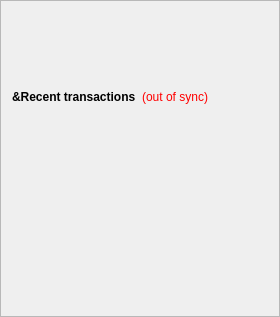
        <widget class="QFrame" name="frame_2">
         <property name="frameShape">
          <enum>QFrame::StyledPanel</enum>
         </property>
         <property name="frameShadow">
          <enum>QFrame::Raised</enum>
         </property>
         <layout class="QVBoxLayout" name="verticalLayout">
          <item>
           <spacer name="verticalSpacer_3">
            <property name="orientation">
             <enum>Qt::Vertical</enum>
            </property>
            <property name="sizeType">
             <enum>QSizePolicy::Fixed</enum>
            </property>
            <property name="sizeHint" stdset="0">
             <size>
              <width>20</width>
              <height>75</height>
             </size>
            </property>
           </spacer>
          </item>
          <item>
           <layout class="QHBoxLayout" name="horizontalLayout_2">
            <item>
             <widget class="QLabel" name="label_4">
              <property name="font">
               <font>
                <weight>75</weight>
                <bold>true</bold>
               </font>
              </property>
              <property name="text">
               <string>&amp;Recent transactions</string>
              </property>
             </widget>
            </item>
            <item>
             <widget class="QLabel" name="labelTransactionsStatus">
              <property name="cursor">
               <cursorShape>WhatsThisCursor</cursorShape>
              </property>
              <property name="toolTip">
               <string>The displayed information may be out of date. Your wallet automatically synchronizes with the Midas network after a connection is established, but this process has not completed yet.</string>
              </property>
              <property name="styleSheet">
               <string notr="true">QLabel { color: red; }</string>
              </property>
              <property name="text">
               <string notr="true">(out of sync)</string>
              </property>
              <property name="alignment">
               <set>Qt::AlignRight|Qt::AlignTrailing|Qt::AlignVCenter</set>
              </property>
             </widget>
            </item>
            <item>
             <spacer name="horizontalSpacer">
              <property name="orientation">
               <enum>Qt::Horizontal</enum>
              </property>
              <property name="sizeHint" stdset="0">
               <size>
                <width>40</width>
                <height>20</height>
               </size>
              </property>
             </spacer>
            </item>
           </layout>
          </item>
          <item>
           <widget class="QListView" name="listTransactions">
            <property name="styleSheet">
             <string notr="true">QListView { background: transparent; }</string>
            </property>
            <property name="frameShape">
             <enum>QFrame::NoFrame</enum>
            </property>
            <property name="verticalScrollBarPolicy">
             <enum>Qt::ScrollBarAlwaysOff</enum>
            </property>
            <property name="horizontalScrollBarPolicy">
             <enum>Qt::ScrollBarAlwaysOff</enum>
            </property>
            <property name="selectionMode">
             <enum>QAbstractItemView::NoSelection</enum>
            </property>
           </widget>
          </item>
         </layout>
        </widget>
